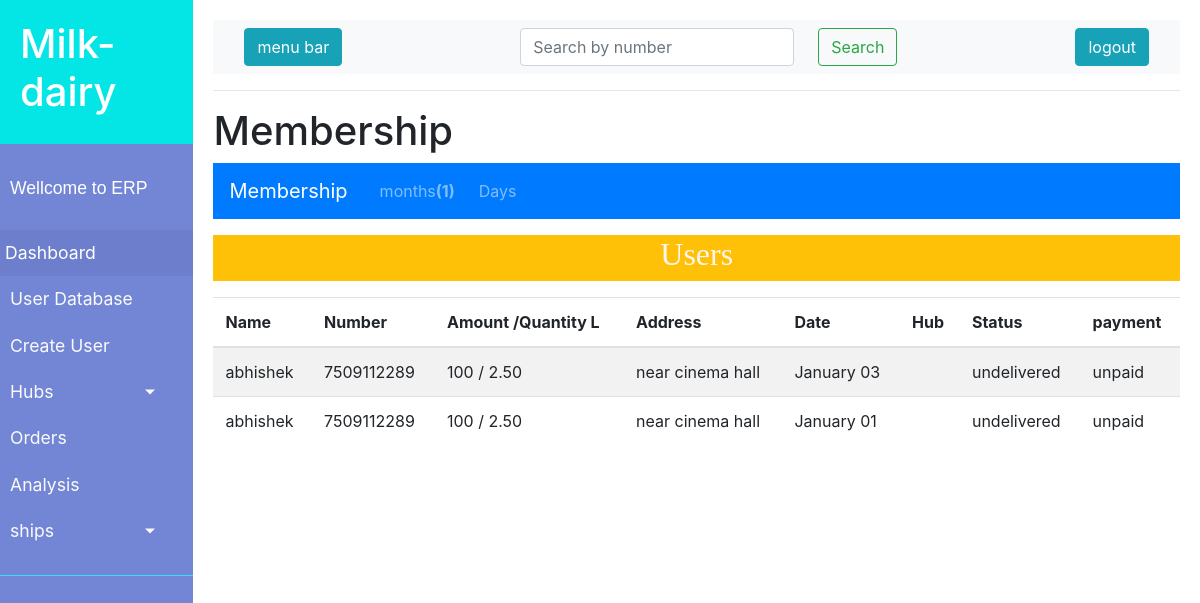
/dashboard/orders/1 (signed in), run on an earlier commit of the app's database.
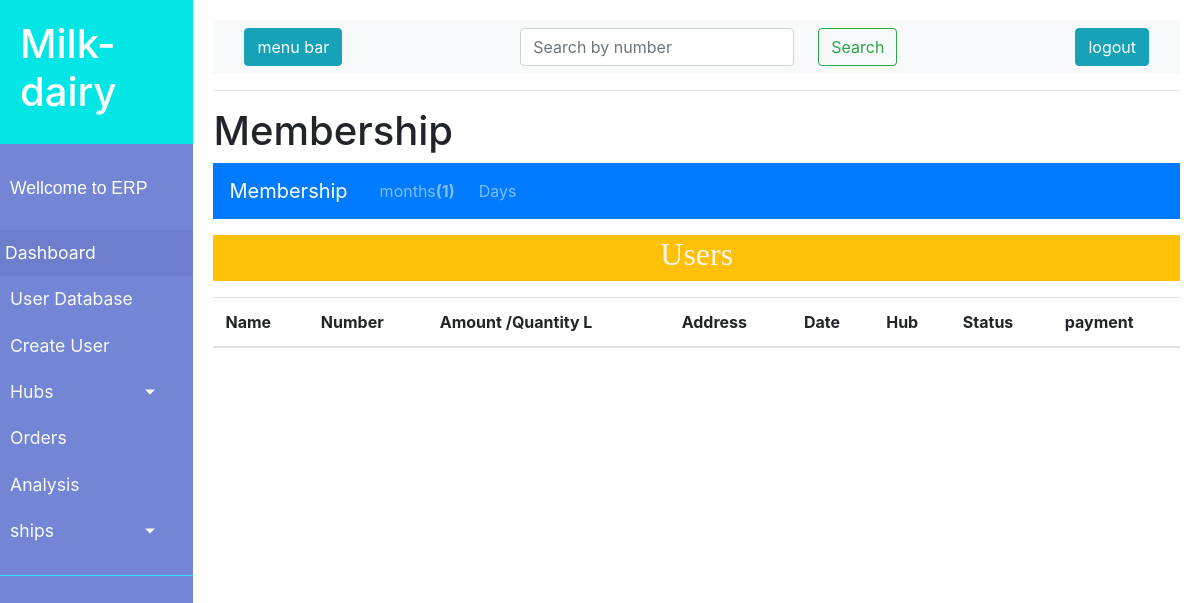
And on a later commit of the database.
### milkdairy/models.py (models this page shows, shortened)
class Ordersummery(models.Model):
    id = models.AutoField(primary_key=True)
    user = models.ForeignKey('client.User_data',default=1, on_delete=models.SET_DEFAULT)
    month = models.ForeignKey(Month, on_delete=models.CASCADE)
    day = models.ForeignKey(Day, on_delete=models.CASCADE)
    amount = models.IntegerField()
    quantity = models.DecimalField(max_digits=99999,decimal_places=2)
    status = models.CharField(max_length=20, default='in transit')
    payment = models.CharField(max_length=20, default='unpaid')
    date= models.DateTimeField(auto_now_add=True)
    hub = models.ForeignKey('hub.Hub_detail',null=True, on_delete=models.SET_NULL)
    delivery = models.ForeignKey('delivery.Deliveryboy', blank=True, null=True, on_delete=models.SET_NULL)

class Month(models.Model):
    id =models.AutoField(primary_key=True)
    months = models.CharField(max_length=20,)
    m_num = models.CharField( max_length=3,blank=True,null=True)
    year = models.CharField(max_length=5,default='2020')

class Day (models.Model):
    id = models.AutoField(primary_key=True)
    date = models.CharField(max_length=3)

### client/models.py (models this page shows, shortened)
class User_data(models.Model):
    id = models.AutoField(primary_key=True)
    user_id = models.OneToOneField(User, on_delete=models.CASCADE)
    name = models.CharField(max_length=225)
    number = models.IntegerField()
    whatsaap_number = models.IntegerField()
    address = models.CharField(max_length=400)
    date = models.DateField(auto_now_add=True)
    hub = models.ForeignKey('hub.Hub_detail' ,null=True,blank=True , on_delete=models.SET_NULL)

### milk/decorators.py (the view)
        def wrapper_func(request, *args, **kwargs):
            group = None
            if request.user.groups.exists():
                group = request.user.groups.all()[0].name
                if group == allowed:
                    return view_func(request, *args, **kwargs)
                else:
                    return HttpResponse('you are not authorised for this action1')
            else:
                return HttpResponse('you are not authorised for this action')

### milkdairy/views.py (called while the page is built)
@login_required(login_url='/')
@authentication(allowed='admin')
def filterMonth(request, month):
    filter = Ordersummery.objects.filter(month= month).order_by('month', '-day')
    months = Month.objects.all()
    day = Day.objects.all()
    params={'members':filter,'days':day, 'months':months,'month':month}
    return render(request,'milk/filterBymonth.html', params)

### milkdairy/templates/milk/filterBymonth.html (shortened to what this page needs)
{% extends 'milk/baseTemplate.html' %}
{% block body %}
<h1>Membership</h1>
  <nav class="navbar navbar-expand-lg navbar-dark bg-primary d-flex justify-content-start">
    <a class="navbar-brand" href="/dashboard/membership">Membership</a>
    <div class="collapse navbar-collapse" id="navbarNavDropdown">
      <ul class="navbar-nav">
        <li class="nav-item dropdown">
          <a class="nav-link dropdown ml-2" href="#" id="monthLink" data-toggle="dropdown" aria-haspopup="true" aria-expanded="false">
            months<strong>({{month}})</strong>
          </a>
        </li>
        <li class="nav-item dropdown">
            <a class="nav-link dropdown ml-2" href="#" id="dayLink" data-toggle="dropdown" aria-haspopup="true" aria-expanded="false">
              Days
            </a>
          </li>
      </ul>
    </div>
  </nav>
  <div class="d-flex justify-content-center mt-3 bg-warning"> <h2 style="font-family: 'Times New Roman', Times, serif; color: seashell;">Users</h2></div>
  <table class="table table-striped mt-3">
      <thead>
        <tr>
          <th scope="col">Name</th>
          <th scope="col">Number</th>
          <th scope="col">Amount /Quantity L</th>
          <th scope="col">Address</th>
          <th scope="col">Date</th>
          <th scope="col">Hub</th>
          <th scope="col">Status</th>
          <th scope="col">payment</th>
        </tr>
      </thead>
      <tbody>
        {% for i in members %}
        <tr>
          <td>{{i.user.name}}</td>
          <td>{{i.user.number}}</td>
          <td>{{i.amount}} / {{i.quantity}}</td>
          <td>{{i.user.address}}</td>
          <td>{{i.month.months}} {{i.day.date}}</td>
          <td>{{i.user.hub.hub_name}}</td>
          <td>{{i.status}}</td>
          <td>{{i.payment}}</td>
        </tr>
        {% endfor %}
      </tbody>
  </table>
{% endblock %}

### milkdairy/templates/milk/baseTemplate.html (shortened to what this page needs)
<!doctype html>
<html lang="en">
  <head>
    <link rel="stylesheet" href="https://maxcdn.bootstrapcdn.com/bootstrap/4.0.0/css/bootstrap.min.css">
  </head>
  <body>
    <div class="wrapper">
        <nav id="sidebar">
            <div class="sidebar-header">
                <h1>Milk-dairy</h1>
            </div>
            <ul class="components">
                <p>Wellcome to ERP</p>
                <li class="active">
                    <a href="/dashboard">Dashboard</a>
                </li>
                <li><a href="/dashboard/database"> User Database</a></li>
                <li><a href="/dashboard/newuser">Create User</a></li>
                <li><a href="#compo" data-toggle="collapse" aria-expanded="false" class="dropdown-toggle">
                    Hubs
                </a>
            </li>
            <li><a href="/dashboard/orders"> Orders</a></li>
            <li><a href="/dashboard/analytic">Analysis </a></li>
            <li><a href="#another" data-toggle="collapse" aria-expanded="false" class="dropdown-toggle">
                ships
            </a>
        </li>
            </ul>
        </nav>
    <div class="content">
        <nav class="navbar navbar-expand-lg navbar-light bg-light">
            <div class="container-fluid">
                <button type="button" id="sidebarCollapse" class="btn btn-info" aria-expanded="false" aria-controls="sidebar" data-toggle="collapse" data-target="#sidebar">
                    <span>menu bar</span>
                </button>
                <form  class="form-inline" action="{% url 'search' %}" method="GET">
                    <input class="form-control" name="search" type="search" placeholder="Search by number" aria-label="Search">
                    <button class="btn btn-outline-success ml-4 my-sm-0" type="submit">Search</button>
                </form>
                <a href="/dashboard/logout">
                    <button type="button" class="btn btn-info">
                        <span>logout</span>
                    </button>
                    </a>
            </div>
        </nav>
        <hr>
        {% block body %}  {% endblock %}
        </div>
</body>
</html>

What changed in the data, as far as the page shows it:
removed Ordersummery: user.name "abhishek", user.number "7509112289", amount "100", quantity "2.50", user.address "near cinema hall", month.months "January", day "03", status "undelivered", payment "unpaid"
removed Ordersummery: user.name "abhishek", user.number "7509112289", amount "100", quantity "2.50", user.address "near cinema hall", month.months "January", day "01", status "undelivered", payment "unpaid"
